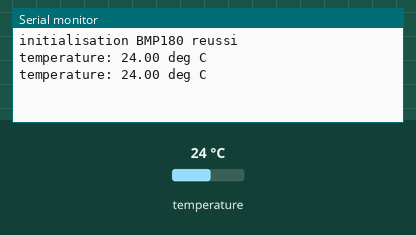
Recording of a sketch running on a simulated Arduino Uno, built with avr-gcc and run on an emulated ATmega328P. Shown: the last lines printed to the serial monitor. Inputs (shaded band) come from the test bench; at power-on: temperature 24 °C.

Above: at 3.8 s.
3.9 s: temperature set to 12 °C
At 7.0 s:
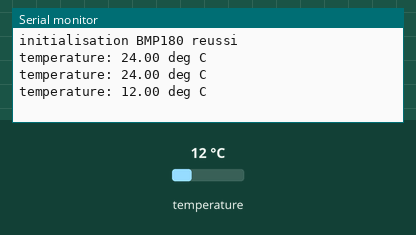
7.8 s: temperature set to 19 °C
At 9.5 s:
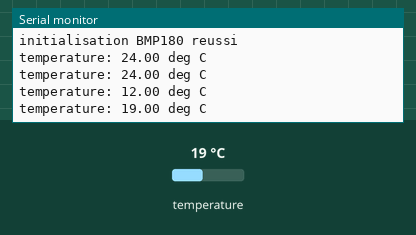
Timing chart, 0 to 11.0 s (numbered marks = the images above; inputs shaded):
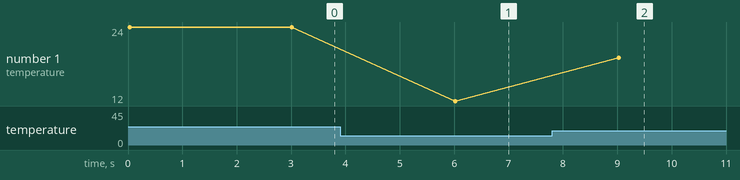

Measured:
- after the input at 3.9 s, the serial monitor: prints a new line after 2.1 s (image 1)
- after the input at 7.8 s, the serial monitor: prints a new line after 1.2 s (image 2)
- plotted number 1: 24 → 12 after the input at 3.9 s, 12 → 19 after the input at 7.8 s

The sketch:

thermometre.ino
```cpp
#include <SFE_BMP180.h>
#include <Wire.h>
#include "SFE_BMP180.h"
SFE_BMP180 pressure;

void setup() {
  Serial.begin(9600);
  //lancement du programme d'initialisation
  if (pressure.begin())
    Serial.println("initialisation BMP180 reussi");
  else
  {
    Serial.println("initialisation BMP180 echouer\n\n");
    while(1);
  }

}

void loop() {

  double T;

  //lecture des données de température
  pressure.startTemperature();
  delay(5);
  //récupération
  pressure.getTemperature(T);
  //affichage
  Serial.print("temperature: ");
  Serial.print(T,2);
  Serial.println(" deg C");
  delay(3000);


}
```
